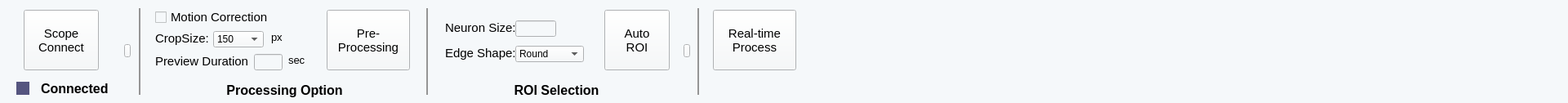
   <widget class="QWidget" name="widget_68" native="true">
    <property name="geometry">
     <rect>
      <x>0</x>
      <y>40</y>
      <width>1920</width>
      <height>126</height>
     </rect>
    </property>
    <property name="sizePolicy">
     <sizepolicy hsizetype="Preferred" vsizetype="Fixed">
      <horstretch>0</horstretch>
      <verstretch>0</verstretch>
     </sizepolicy>
    </property>
    <property name="minimumSize">
     <size>
      <width>1920</width>
      <height>126</height>
     </size>
    </property>
    <property name="styleSheet">
     <string notr="true">background-color: rgb(245, 248, 250);</string>
    </property>
    <widget class="QWidget" name="OnScopeCamSign" native="true">
     <property name="geometry">
      <rect>
       <x>20</x>
       <y>100</y>
       <width>16</width>
       <height>16</height>
      </rect>
     </property>
     <property name="styleSheet">
      <string notr="true">background-color: rgb(85, 85, 127);</string>
     </property>
    </widget>
    <widget class="QPushButton" name="OnScopeCamButton">
     <property name="geometry">
      <rect>
       <x>29</x>
       <y>12</y>
       <width>92</width>
       <height>74</height>
      </rect>
     </property>
     <property name="minimumSize">
      <size>
       <width>92</width>
       <height>74</height>
      </size>
     </property>
     <property name="font">
      <font>
       <family>Arial</family>
       <pointsize>11</pointsize>
      </font>
     </property>
     <property name="text">
      <string>Scope
Connect</string>
     </property>
    </widget>
    <widget class="QLabel" name="OnScopeCamSign_2">
     <property name="geometry">
      <rect>
       <x>50</x>
       <y>100</y>
       <width>91</width>
       <height>16</height>
      </rect>
     </property>
     <property name="font">
      <font>
       <family>Arial</family>
       <pointsize>12</pointsize>
       <weight>75</weight>
       <bold>true</bold>
      </font>
     </property>
     <property name="text">
      <string>Connected</string>
     </property>
    </widget>
    <widget class="QWidget" name="widget_87" native="true">
     <property name="geometry">
      <rect>
       <x>170</x>
       <y>10</y>
       <width>2</width>
       <height>106</height>
      </rect>
     </property>
     <property name="sizePolicy">
      <sizepolicy hsizetype="Fixed" vsizetype="Fixed">
       <horstretch>0</horstretch>
       <verstretch>0</verstretch>
      </sizepolicy>
     </property>
     <property name="minimumSize">
      <size>
       <width>2</width>
       <height>106</height>
      </size>
     </property>
     <property name="styleSheet">
      <string notr="true">background-color: rgb(149, 149, 149);</string>
     </property>
    </widget>
    <widget class="QPushButton" name="OnPreProcessingButton">
     <property name="geometry">
      <rect>
       <x>400</x>
       <y>12</y>
       <width>102</width>
       <height>74</height>
      </rect>
     </property>
     <property name="sizePolicy">
      <sizepolicy hsizetype="Fixed" vsizetype="Fixed">
       <horstretch>0</horstretch>
       <verstretch>0</verstretch>
      </sizepolicy>
     </property>
     <property name="minimumSize">
      <size>
       <width>102</width>
       <height>74</height>
      </size>
     </property>
     <property name="font">
      <font>
       <family>Arial</family>
       <pointsize>11</pointsize>
      </font>
     </property>
     <property name="text">
      <string>Pre-
Processing</string>
     </property>
    </widget>
    <widget class="QLabel" name="label_159">
     <property name="geometry">
      <rect>
       <x>183</x>
       <y>100</y>
       <width>331</width>
       <height>20</height>
      </rect>
     </property>
     <property name="font">
      <font>
       <family>Arial</family>
       <pointsize>12</pointsize>
       <weight>75</weight>
       <bold>true</bold>
      </font>
     </property>
     <property name="text">
      <string>Processing Option</string>
     </property>
     <property name="alignment">
      <set>Qt::AlignCenter</set>
     </property>
    </widget>
    <widget class="QLabel" name="label_160">
     <property name="geometry">
      <rect>
       <x>332</x>
       <y>38</y>
       <width>41</width>
       <height>16</height>
      </rect>
     </property>
     <property name="font">
      <font>
       <family>Arial</family>
       <pointsize>10</pointsize>
      </font>
     </property>
     <property name="text">
      <string>px</string>
     </property>
     <property name="alignment">
      <set>Qt::AlignLeading|Qt::AlignLeft|Qt::AlignTop</set>
     </property>
    </widget>
    <widget class="QComboBox" name="OnCropSizeValue">
     <property name="geometry">
      <rect>
       <x>261</x>
       <y>38</y>
       <width>62</width>
       <height>20</height>
      </rect>
     </property>
     <property name="minimumSize">
      <size>
       <width>62</width>
       <height>20</height>
      </size>
     </property>
     <item>
      <property name="text">
       <string>150</string>
      </property>
     </item>
     <item>
      <property name="text">
       <string>300</string>
      </property>
     </item>
    </widget>
    <widget class="QCheckBox" name="OnMotionCorrectionCheck">
     <property name="geometry">
      <rect>
       <x>190</x>
       <y>13</y>
       <width>141</width>
       <height>16</height>
      </rect>
     </property>
     <property name="font">
      <font>
       <family>Arial</family>
       <pointsize>11</pointsize>
      </font>
     </property>
     <property name="text">
      <string>Motion Correction</string>
     </property>
    </widget>
    <widget class="QLabel" name="label_161">
     <property name="geometry">
      <rect>
       <x>190</x>
       <y>38</y>
       <width>71</width>
       <height>20</height>
      </rect>
     </property>
     <property name="font">
      <font>
       <family>Arial</family>
       <pointsize>11</pointsize>
      </font>
     </property>
     <property name="text">
      <string>CropSize:</string>
     </property>
     <property name="alignment">
      <set>Qt::AlignLeading|Qt::AlignLeft|Qt::AlignTop</set>
     </property>
    </widget>
    <widget class="QPushButton" name="OnScopeShowButton">
     <property name="geometry">
      <rect>
       <x>152</x>
       <y>54</y>
       <width>8</width>
       <height>16</height>
      </rect>
     </property>
     <property name="minimumSize">
      <size>
       <width>8</width>
       <height>16</height>
      </size>
     </property>
     <property name="text">
      <string/>
     </property>
    </widget>
    <widget class="QLabel" name="label_163">
     <property name="geometry">
      <rect>
       <x>190</x>
       <y>66</y>
       <width>121</width>
       <height>22</height>
      </rect>
     </property>
     <property name="font">
      <font>
       <family>Arial</family>
       <pointsize>11</pointsize>
      </font>
     </property>
     <property name="text">
      <string>Preview Duration</string>
     </property>
     <property name="alignment">
      <set>Qt::AlignLeading|Qt::AlignLeft|Qt::AlignTop</set>
     </property>
    </widget>
    <widget class="QLineEdit" name="OnPreDurationValue">
     <property name="geometry">
      <rect>
       <x>311</x>
       <y>66</y>
       <width>35</width>
       <height>20</height>
      </rect>
     </property>
     <property name="minimumSize">
      <size>
       <width>35</width>
       <height>20</height>
      </size>
     </property>
    </widget>
    <widget class="QWidget" name="widget_88" native="true">
     <property name="geometry">
      <rect>
       <x>522</x>
       <y>10</y>
       <width>2</width>
       <height>106</height>
      </rect>
     </property>
     <property name="sizePolicy">
      <sizepolicy hsizetype="Fixed" vsizetype="Fixed">
       <horstretch>0</horstretch>
       <verstretch>0</verstretch>
      </sizepolicy>
     </property>
     <property name="minimumSize">
      <size>
       <width>2</width>
       <height>106</height>
      </size>
     </property>
     <property name="styleSheet">
      <string notr="true">background-color: rgb(149, 149, 149);</string>
     </property>
    </widget>
    <widget class="QLineEdit" name="OnNeuronSizeValue">
     <property name="geometry">
      <rect>
       <x>631</x>
       <y>25</y>
       <width>50</width>
       <height>20</height>
      </rect>
     </property>
     <property name="minimumSize">
      <size>
       <width>50</width>
       <height>20</height>
      </size>
     </property>
    </widget>
    <widget class="QComboBox" name="OnEdgeShapeValue">
     <property name="geometry">
      <rect>
       <x>631</x>
       <y>56</y>
       <width>84</width>
       <height>20</height>
      </rect>
     </property>
     <property name="minimumSize">
      <size>
       <width>84</width>
       <height>20</height>
      </size>
     </property>
     <item>
      <property name="text">
       <string>Round</string>
      </property>
     </item>
     <item>
      <property name="text">
       <string>Freehand</string>
      </property>
     </item>
    </widget>
    <widget class="QPushButton" name="OnAutoROIButton">
     <property name="geometry">
      <rect>
       <x>740</x>
       <y>12</y>
       <width>80</width>
       <height>74</height>
      </rect>
     </property>
     <property name="sizePolicy">
      <sizepolicy hsizetype="Fixed" vsizetype="Fixed">
       <horstretch>0</horstretch>
       <verstretch>0</verstretch>
      </sizepolicy>
     </property>
     <property name="minimumSize">
      <size>
       <width>80</width>
       <height>74</height>
      </size>
     </property>
     <property name="font">
      <font>
       <family>Arial</family>
       <pointsize>11</pointsize>
      </font>
     </property>
     <property name="text">
      <string>Auto
ROI</string>
     </property>
    </widget>
    <widget class="QPushButton" name="OnRealtimeProcessButton">
     <property name="geometry">
      <rect>
       <x>873</x>
       <y>12</y>
       <width>102</width>
       <height>74</height>
      </rect>
     </property>
     <property name="minimumSize">
      <size>
       <width>102</width>
       <height>74</height>
      </size>
     </property>
     <property name="font">
      <font>
       <family>Arial</family>
       <pointsize>11</pointsize>
      </font>
     </property>
     <property name="text">
      <string>Real-time
Process</string>
     </property>
    </widget>
    <widget class="QLabel" name="label_166">
     <property name="geometry">
      <rect>
       <x>545</x>
       <y>56</y>
       <width>91</width>
       <height>22</height>
      </rect>
     </property>
     <property name="font">
      <font>
       <family>Arial</family>
       <pointsize>11</pointsize>
      </font>
     </property>
     <property name="text">
      <string>Edge Shape:</string>
     </property>
     <property name="alignment">
      <set>Qt::AlignLeading|Qt::AlignLeft|Qt::AlignTop</set>
     </property>
    </widget>
    <widget class="QLabel" name="label_162">
     <property name="geometry">
      <rect>
       <x>545</x>
       <y>25</y>
       <width>91</width>
       <height>22</height>
      </rect>
     </property>
     <property name="font">
      <font>
       <family>Arial</family>
       <pointsize>11</pointsize>
      </font>
     </property>
     <property name="text">
      <string>Neuron Size:</string>
     </property>
     <property name="alignment">
      <set>Qt::AlignLeading|Qt::AlignLeft|Qt::AlignTop</set>
     </property>
    </widget>
    <widget class="QWidget" name="widget_89" native="true">
     <property name="geometry">
      <rect>
       <x>854</x>
       <y>10</y>
       <width>2</width>
       <height>106</height>
      </rect>
     </property>
     <property name="sizePolicy">
      <sizepolicy hsizetype="Fixed" vsizetype="Fixed">
       <horstretch>0</horstretch>
       <verstretch>0</verstretch>
      </sizepolicy>
     </property>
     <property name="minimumSize">
      <size>
       <width>2</width>
       <height>106</height>
      </size>
     </property>
     <property name="styleSheet">
      <string notr="true">background-color: rgb(149, 149, 149);</string>
     </property>
    </widget>
    <widget class="QLabel" name="label_164">
     <property name="geometry">
      <rect>
       <x>531</x>
       <y>100</y>
       <width>301</width>
       <height>20</height>
      </rect>
     </property>
     <property name="font">
      <font>
       <family>Arial</family>
       <pointsize>12</pointsize>
       <weight>75</weight>
       <bold>true</bold>
      </font>
     </property>
     <property name="text">
      <string>ROI Selection</string>
     </property>
     <property name="alignment">
      <set>Qt::AlignCenter</set>
     </property>
    </widget>
    <widget class="QLabel" name="label_219">
     <property name="geometry">
      <rect>
       <x>353</x>
       <y>66</y>
       <width>41</width>
       <height>16</height>
      </rect>
     </property>
     <property name="font">
      <font>
       <family>Arial</family>
       <pointsize>10</pointsize>
      </font>
     </property>
     <property name="text">
      <string>sec</string>
     </property>
     <property name="alignment">
      <set>Qt::AlignLeading|Qt::AlignLeft|Qt::AlignTop</set>
     </property>
    </widget>
    <widget class="QPushButton" name="OnROIShowButton">
     <property name="geometry">
      <rect>
       <x>837</x>
       <y>54</y>
       <width>8</width>
       <height>16</height>
      </rect>
     </property>
     <property name="minimumSize">
      <size>
       <width>8</width>
       <height>16</height>
      </size>
     </property>
     <property name="text">
      <string/>
     </property>
    </widget>
    <zorder>OnScopeCamSign</zorder>
    <zorder>OnScopeCamButton</zorder>
    <zorder>OnScopeCamSign_2</zorder>
    <zorder>widget_87</zorder>
    <zorder>OnPreProcessingButton</zorder>
    <zorder>label_159</zorder>
    <zorder>label_160</zorder>
    <zorder>OnCropSizeValue</zorder>
    <zorder>OnMotionCorrectionCheck</zorder>
    <zorder>label_161</zorder>
    <zorder>OnScopeShowButton</zorder>
    <zorder>label_163</zorder>
    <zorder>OnPreDurationValue</zorder>
    <zorder>widget_88</zorder>
    <zorder>OnAutoROIButton</zorder>
    <zorder>OnRealtimeProcessButton</zorder>
    <zorder>label_166</zorder>
    <zorder>label_162</zorder>
    <zorder>widget_89</zorder>
    <zorder>label_164</zorder>
    <zorder>label_219</zorder>
    <zorder>OnNeuronSizeValue</zorder>
    <zorder>OnEdgeShapeValue</zorder>
    <zorder>OnROIShowButton</zorder>
   </widget>
